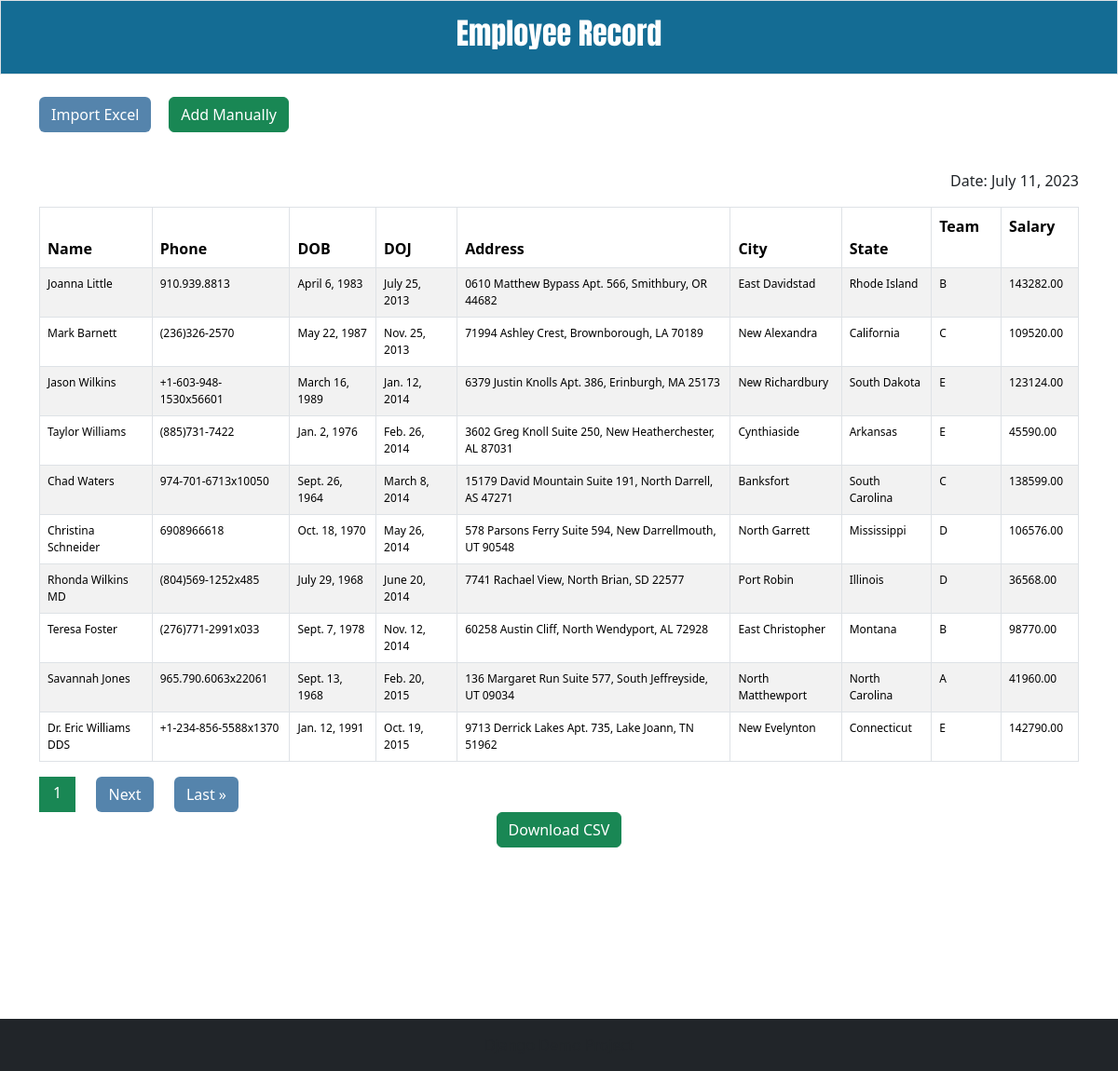
The app's page /?sort=doj, older data.
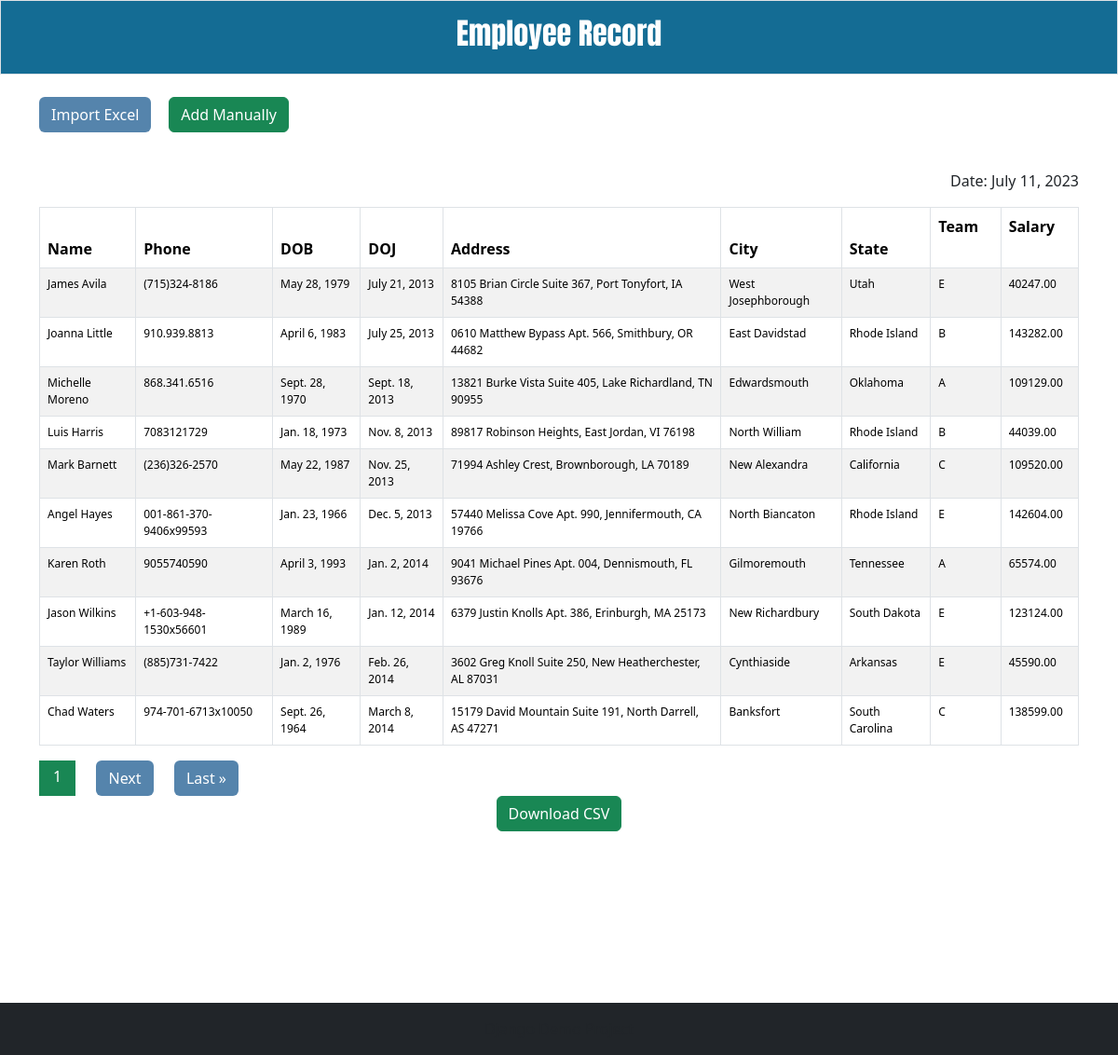
The same page, newer data.
### firstapp/models.py (models this page shows)
class Employee(models.Model):
    phone_regex = RegexValidator(
        regex=r'^\+?\d{10,15}$',
        message="Phone number must be entered in the format: '+919999999999'. Up to 15 digits allowed."
    )
    GENDER_CHOICES = [
    ('M', 'Male'),
    ('F', 'Female'),
    ('O', 'Other'),
]
    def validate_dob(value):
        if value.year < 1950:
            raise ValidationError("Invalid date of birth. Year must be greater than or equal to 1950.")
        if value.year > 2005:
            raise ValidationError("Invalid date of birth. Year must be less than 2005")
    name = models.CharField(max_length=100, unique=True)
    phone = models.CharField(validators=[phone_regex], max_length=15, unique=True)
    dob = models.DateField(validators=[validate_dob])
    gender = models.CharField(max_length=1, choices=GENDER_CHOICES, default='Male')
    doj = models.DateField()
    address = models.CharField(max_length=250)
    city = models.CharField(max_length=25)
    state = models.CharField(max_length=25)
    team = models.CharField(max_length=100)
    salary = models.DecimalField(max_digits=8, decimal_places=2)
    created_at = models.DateTimeField(auto_now_add=True)
    updated_at = models.DateTimeField(auto_now=True)
    class Meta:
        unique_together = ['name', 'phone']

### firstapp/views.py (the view, shortened to what this page needs)
# urls.py: path('', EmployeeListView.as_view(), name='employee_list'),
class EmployeeListView(View):
    def get(self, request):
        form = EmployeeForm()
        employees = Employee.objects.all()
        sort = request.GET.get('sort')
        order = request.GET.get('order')
        if sort == 'name':
            employees = employees.order_by('name')
        elif sort == 'doj':
            employees = employees.order_by('doj')
        elif sort == 'city':
            employees = employees.order_by('city')
        elif sort == 'state':
            employees = employees.order_by('state')
        elif sort == 'team':
            employees = employees.order_by('team')
        elif sort == 'salary':
            employees = employees.order_by('salary')
        if sort and order == 'desc':
            employees = employees.reverse()
        else:
            order = 'asc'
        paginator = Paginator(employees, per_page=settings.PAGINATION_PER_PAGE)
        page_number = request.GET.get('page')
        page_obj = paginator.get_page(page_number)
        CurrentDate = datetime.now().date()
        return render(request, 'employees.html', {'form': form, 'page_obj': page_obj, 'date': CurrentDate, 'sort': sort, 'order': order})

### firstapp/templates/employees.html (shortened to what the changed rows need)
{% extends 'base.html' %}
{% load static %}
{% block content %}
<div class="container mt-4" style="margin-bottom: 20%;">
    <table class="table table-striped table-bordered">
        <thead class="text-light" style="background-color: #5584AC;">
            <tr>
                <th>
                    Name
                    <a href="?sort=name{% if sort == 'name' and order == 'asc' %}&order=desc{% endif %}"
                        style="margin-left: 5%; text-decoration: none; color: white;">
                        {% if sort == 'name' %}
                        {% if order == 'asc' %}
                        <span>&uarr;</span>
                        {% else %}
                        <span>&darr;</span>
                        {% endif %}
                        {% else %}
                        <span>&darr;</span>
                        {% endif %}
                    </a>
                </th>
                <th>Phone</th>
                <th>DOB</th>
                <th>
                    DOJ
                    <a href="?sort=doj{% if sort == 'doj' and order == 'asc' %}&order=desc{% endif %}"
                        style="margin-left: 5%; text-decoration: none; color: white;">
                        {% if sort == 'doj' %}
                        {% if order == 'asc' %}
                        <span>&uarr;</span>
                        {% else %}
                        <span>&darr;</span>
                        {% endif %}
                        {% else %}
                        <span>&darr;</span>
                        {% endif %}
                    </a>
                </th>
                <th>Address</th>
                <th>
                    City
                    <a href="?sort=city{% if sort == 'city' and order == 'asc' %}&order=desc{% endif %}"
                        style="margin-left: 5%; text-decoration: none; color: white;">
                        {% if sort == 'city' %}
                        {% if order == 'asc' %}
                        <span>&uarr;</span>
                        {% else %}
                        <span>&darr;</span>
                        {% endif %}
                        {% else %}
                        <span>&darr;</span>
                        {% endif %}
                    </a>
                </th>
                <th>
                    State
                    <a href="?sort=state{% if sort == 'state' and order == 'asc' %}&order=desc{% endif %}"
                        style="margin-left: 5%; text-decoration: none; color: white;">
                        {% if sort == 'state' %}
                        {% if order == 'asc' %}
                        <span>&uarr;</span>
                        {% else %}
                        <span>&darr;</span>
                        {% endif %}
                        {% else %}
                        <span>&darr;</span>
                        {% endif %}
                    </a>
                </th>
                <th>
                    Team
                    <a href="?sort=team{% if sort == 'team' and order == 'asc' %}&order=desc{% endif %}"
                        style="margin-left: 5%; text-decoration: none; color: white;">
                        {% if sort == 'team' %}
                        {% if order == 'asc' %}
                        <span>&uarr;</span>
                        {% else %}
                        <span>&darr;</span>
                        {% endif %}
                        {% else %}
                        <span>&darr;</span>
                        {% endif %}
                    </a>
                </th>
                <th>
                    Salary
                    <a href="?sort=salary{% if sort == 'salary' and order == 'asc' %}&order=desc{% endif %}"
                        style="margin-left: 5%; text-decoration: none; color: white;">
                        {% if sort == 'salary' %}
                        {% if order == 'asc' %}
                        <span>&uarr;</span>
                        {% else %}
                        <span>&darr;</span>
                        {% endif %}
                        {% else %}
                        <span>&darr;</span>
                        {% endif %}
                    </a>
                </th>
            </tr>
        </thead>
        <tbody class="thead-light">
            {% for employee in page_obj %}
            <tr style="font-size: 12px;">
                <td>{{ employee.name }}</td>
                <td>{{ employee.phone }}</td>
                <td>{{ employee.dob }}</td>
                <td>{{ employee.doj }}</td>
                <td>{{ employee.address }}</td>
                <td>{{ employee.city }}</td>
                <td>{{ employee.state }}</td>
                <td>{{ employee.team }}</td>
                <td>{{ employee.salary }}</td>
            </tr>
            {% endfor %}
        </tbody>
    </table>
</div>
{% endblock content %}

Row changes from the older to the newer data that the page shows:
no longer on this page (row unchanged): Employee: name "Christina Schneider", phone "6908966618", dob "Oct. 18, 1970", doj "May 26, 2014", address "578 Parsons Ferry Suite 594, New Darrellmouth, UT 90548", city "North Garrett", state "Mississippi", team "D", salary "106576.00"
no longer on this page (row unchanged): Employee: name "Rhonda Wilkins MD", phone "(804)569-1252x485", dob "July 29, 1968", doj "June 20, 2014", address "7741 Rachael View, North Brian, SD 22577", city "Port Robin", state "Illinois", team "D", salary "36568.00"
no longer on this page (row unchanged): Employee: name "Teresa Foster", phone "(276)771-2991x033", dob "Sept. 7, 1978", doj "Nov. 12, 2014", address "60258 Austin Cliff, North Wendyport, AL 72928", city "East Christopher", state "Montana", team "B", salary "98770.00"
no longer on this page (row unchanged): Employee: name "Savannah Jones", phone "965.790.6063x22061", dob "Sept. 13, 1968", doj "Feb. 20, 2015", address "136 Margaret Run Suite 577, South Jeffreyside, UT 09034", city "North Matthewport", state "North Carolina", team "A", salary "41960.00"
no longer on this page (row unchanged): Employee: name "Dr. Eric Williams DDS", phone "+1-234-856-5588x1370", dob "Jan. 12, 1991", doj "Oct. 19, 2015", address "9713 Derrick Lakes Apt. 735, Lake Joann, TN 51962", city "New Evelynton", state "Connecticut", team "E", salary "142790.00"
added Employee: name "James Avila", phone "(715)324-8186", dob "May 28, 1979", doj "July 21, 2013", address "8105 Brian Circle Suite 367, Port Tonyfort, IA 54388", city "West Josephborough", state "Utah", team "E", salary "40247.00"
added Employee: name "Michelle Moreno", phone "868.341.6516", dob "Sept. 28, 1970", doj "Sept. 18, 2013", address "13821 Burke Vista Suite 405, Lake Richardland, TN 90955", city "Edwardsmouth", state "Oklahoma", team "A", salary "109129.00"
added Employee: name "Luis Harris", phone "7083121729", dob "Jan. 18, 1973", doj "Nov. 8, 2013", address "89817 Robinson Heights, East Jordan, VI 76198", city "North William", state "Rhode Island", team "B", salary "44039.00"
added Employee: name "Angel Hayes", phone "001-861-370-9406x99593", dob "Jan. 23, 1966", doj "Dec. 5, 2013", address "57440 Melissa Cove Apt. 990, Jennifermouth, CA 19766", city "North Biancaton", state "Rhode Island", team "E", salary "142604.00"
added Employee: name "Karen Roth", phone "9055740590", dob "April 3, 1993", doj "Jan. 2, 2014", address "9041 Michael Pines Apt. 004, Dennismouth, FL 93676", city "Gilmoremouth", state "Tennessee", team "A", salary "65574.00"
